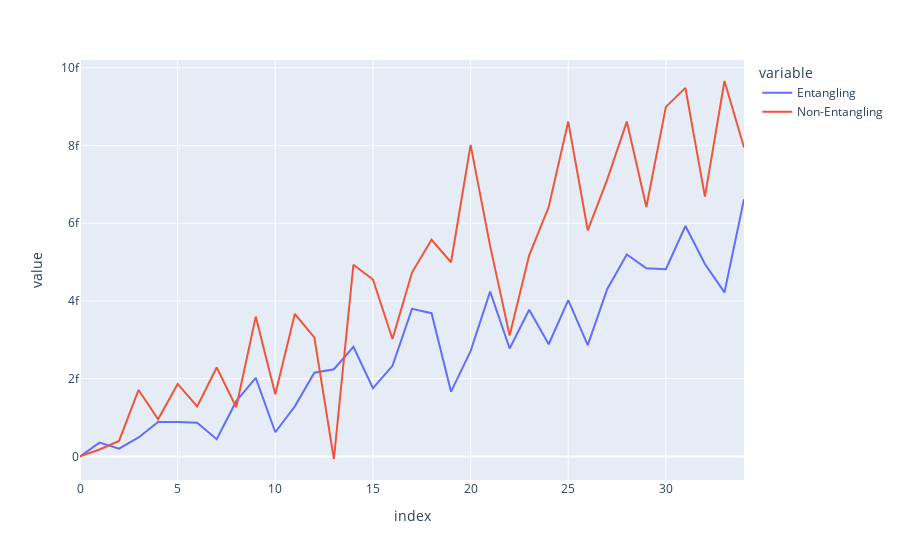

The notebook cell this image was saved under:
### Code cell
import pandas as pd
pd.options.plotting.backend = "plotly"

entropia = pd.DataFrame({"Entangling": np.real(entropias), "Non-Entangling":np.real(entropias2)})
entropia.plot()

### Figure 1 — Plotly figure (JSON) as saved in the notebook; plotly's stock layout.template omitted (floating-point values rounded to 4 significant figures)
{"data": [{"hovertemplate": "variable=Entangling<br>index=%{x}<br>value=%{y}<extra></extra>", "legendgroup": "Entangling", "line": {"color": "#636efa", "dash": "solid"}, "marker": {"symbol": "circle"}, "mode": "lines", "name": "Entangling", "orientation": "v", "showlegend": true, "type": "scatter", "x": [0, 1, 2, 3, 4, 5, 6, 7, 8, 9, 10, 11, 12, 13, 14, 15, 16, 17, 18, 19, 20, 21, 22, 23, 24, 25, 26, 27, 28, 29, 30, 31, 32, 33, 34], "xaxis": "x", "y": [0, 3.553e-16, 1.998e-16, 4.885e-16, 8.882e-16, 8.882e-16, 8.66e-16, 4.441e-16, 1.421e-15, 2.021e-15, 6.217e-16, 1.288e-15, 2.154e-15, 2.243e-15, 2.82e-15, 1.754e-15, 2.331e-15, 3.797e-15, 3.686e-15, 1.665e-15, 2.709e-15, 4.241e-15, 2.776e-15, 3.775e-15, 2.887e-15, 4.019e-15, 2.864e-15, 4.308e-15, 5.196e-15, 4.841e-15, 4.818e-15, 5.929e-15, 4.952e-15, 4.219e-15, 6.617e-15], "yaxis": "y"}, {"hovertemplate": "variable=Non-Entangling<br>index=%{x}<br>value=%{y}<extra></extra>", "legendgroup": "Non-Entangling", "line": {"color": "#EF553B", "dash": "solid"}, "marker": {"symbol": "circle"}, "mode": "lines", "name": "Non-Entangling", "orientation": "v", "showlegend": true, "type": "scatter", "x": [0, 1, 2, 3, 4, 5, 6, 7, 8, 9, 10, 11, 12, 13, 14, 15, 16, 17, 18, 19, 20, 21, 22, 23, 24, 25, 26, 27, 28, 29, 30, 31, 32, 33, 34], "xaxis": "x", "y": [0, 1.776e-16, 3.997e-16, 1.71e-15, 9.548e-16, 1.865e-15, 1.288e-15, 2.287e-15, 1.266e-15, 3.597e-15, 1.599e-15, 3.664e-15, 3.064e-15, -6.661e-17, 4.929e-15, 4.552e-15, 3.02e-15, 4.73e-15, 5.573e-15, 4.996e-15, 8.016e-15, 5.418e-15, 3.109e-15, 5.174e-15, 6.417e-15, 8.615e-15, 5.818e-15, 7.128e-15, 8.615e-15, 6.417e-15, 8.993e-15, 9.481e-15, 6.684e-15, 9.659e-15, 7.949e-15], "yaxis": "y"}], "layout": {"legend": {"title": {"text": "variable"}, "tracegroupgap": 0}, "margin": {"t": 60}, "xaxis": {"anchor": "y", "domain": [0, 1], "title": {"text": "index"}}, "yaxis": {"anchor": "x", "domain": [0, 1], "title": {"text": "value"}}}}
